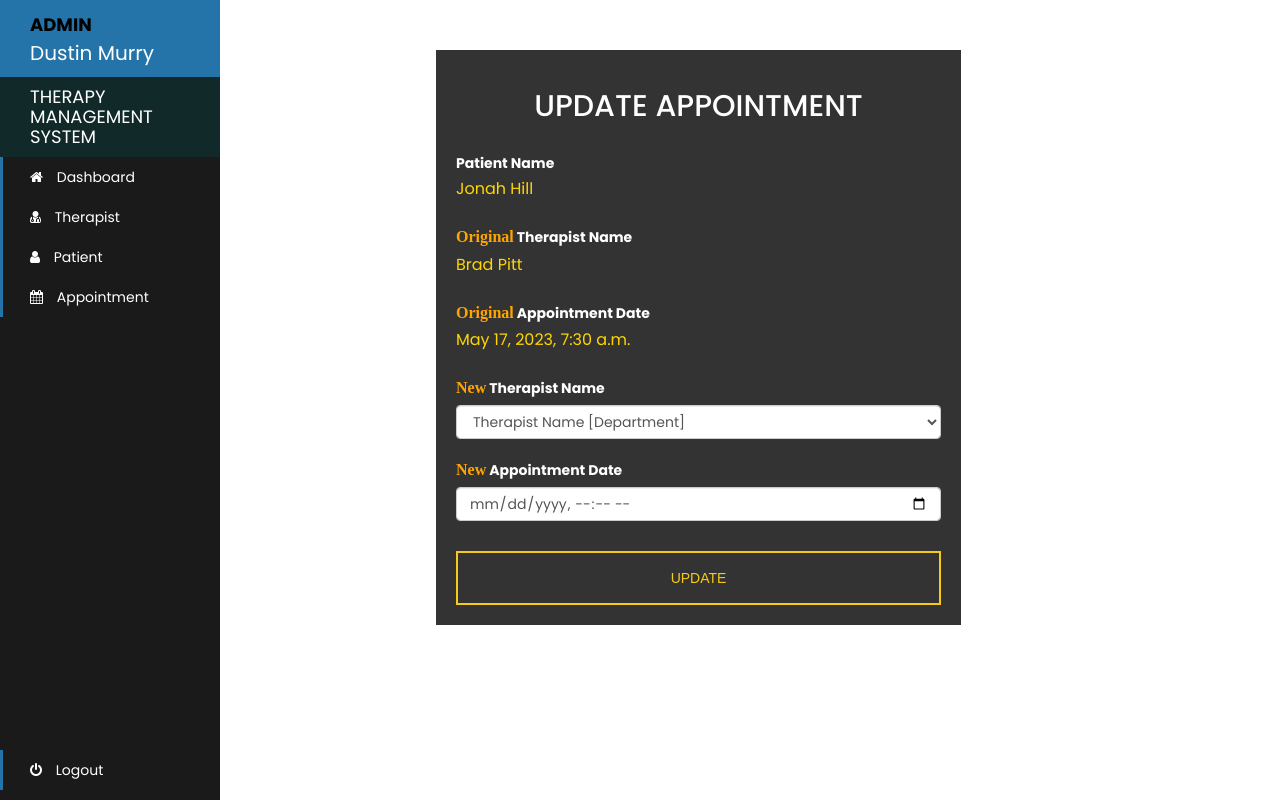
Page /update-admin-appointment/1 (signed in) on the committed database.
### therapy/models.py (models this page shows)
class Appointment(models.Model):
    patient_id = models.PositiveIntegerField(null=True)
    therapist_id = models.PositiveIntegerField(null=True)
    patientName = models.CharField(max_length=100, null=True)
    therapistName = models.CharField(max_length=100, null=True)
    appointmentDate = models.DateTimeField(auto_now=False)
    status = models.BooleanField(default=False)

### therapy/views.py (the view, shortened to what this page needs)
# urls.py: path('update-admin-appointment/<int:pk>', views.update_admin_appointment_view, name='update-admin-appointment'),
@login_required(login_url='adminlogin')
@user_passes_test(admin_verified)
def update_admin_appointment_view(request, pk):
    appointment = models.Appointment.objects.get(id=pk)
    appointmentForm = forms.AppointmentForm(request.FILES, instance=appointment)
    mydict = {'appointmentForm': appointmentForm, 'appointment': appointment}
    return render(request, 'therapy/admin_update_appointment.html', context=mydict)

### therapy/forms.py
class AppointmentForm(forms.ModelForm):
    therapist_id = forms.ModelChoiceField(
        queryset=models.Therapist.objects.all().filter(status=True),
        empty_label="Therapist Name [Department]",
        to_field_name="user_id"
    )
    patient_id = forms.ModelChoiceField(
        queryset=models.Patient.objects.all().filter(status=True),
        empty_label="Patient Name [Symptoms]",
        to_field_name="user_id"
    )
    appointmentDate = forms.DateTimeField(widget=forms.widgets.DateTimeInput(attrs={'type': 'datetime-local'}))
    class DateTimeInput(forms.DateTimeInput):
        input_type = 'datetime-local'
    class Meta:
        model = models.Appointment
        fields = [
            'status'
        ]

### therapy/models.py (called while the page is built)
    def __str__(self):
        return self.user.first_name + " " + self.user.last_name + " " + "[" + self.department + "]"

### therapy/views.py (called while the page is built)
def admin_verified(user):
    return user.groups.filter(name='ADMIN').exists()

### template/therapy/admin_update_appointment.html (shortened to what this page needs)
<!DOCTYPE html>
{% load static %}
{% load widget_tweaks %}
<html lang="en">
<head>
    <link rel="stylesheet" href="{% static '/style.css' %}">
    <link rel="stylesheet" href="https://stackpath.bootstrapcdn.com/bootstrap/4.2.1/css/bootstrap.min.css">
</head>
{% include "therapy/admin_navbar.html" %}
<body>
<form method="post" enctype="multipart/form-data">
    <div id="form">
      <div class="container">
        <div class="col-lg-6 col-lg-offset-3 col-md-6 col-md-offset-3 col-md-8 col-md-offset-2">
          <div id="myform">
            <div class="tc">
                <h2 class="text-uppercase text-center"> Update Appointment</h2><br>
                <form id="register">
                    <label style="color: white"><b>Patient Name</b></label>
                    <div>
                        <p style="font-size: 16px; color: gold">{{appointment.patientName}}</p>
                    </div><br>
                    <div>
                    <label style="color: white"><b><span style="color: orange; font-family: Copperplate Gothic; font-size: 16px">
                        Original</span> Therapist Name</b></label><br>
                        <p style="font-size: 16px; color: gold">{{appointment.therapistName}}</p>
                    </div><br>
                    <div>
                    <label style="color: white"><b><span style="color: orange; font-family: Copperplate Gothic; font-size: 16px">
                        Original</span> Appointment Date</b></label><br>
                        <p style="font-size: 16px; color: gold">{{appointment.appointmentDate}}</p>
                    </div><br>
                    <label style="color: white"><b><span style="color: orange; font-family: Copperplate Gothic; font-size: 16px">
                        New</span> Therapist Name</b></label>
                    <div>
                        {% render_field appointmentForm.therapist_id class="form-control" %}
                    </div><br>
                    <label style="color: white"><b><span style="color: orange; font-family: Copperplate Gothic; font-size: 16px">
                        New</span> Appointment Date</b></label>
                    <div>
                        {% render_field appointmentForm.appointmentDate class="form-control" %}
                    </div>
                    <div class="mt">
                        <button type="submit" class="btn btn-larger btn-block">
                            Update
                        </button>
                    </div>
                </form>
            </div>
          </div>
        </div>
      </div>
    </div>
</form>
</body>

### template/therapy/admin_navbar.html (shortened to what this page needs)
<!DOCTYPE html>
{% load static %}
<html lang="en">
<head>
  <link rel="stylesheet" href="https://maxcdn.bootstrapcdn.com/bootstrap/3.4.1/css/bootstrap.min.css">
  <link rel="stylesheet" href="https://cdnjs.cloudflare.com/ajax/libs/font-awesome/4.7.0/css/font-awesome.min.css">
</head>
<body>
<div class="sidebar-container">
  <div class="sidebar-logo">
    <span style="color: black; font-weight: bold; font-size: 18px">ADMIN</span><br>{{request.user.first_name}} {{request.user.last_name}}
  </div>
  <ul class="sidebar-navigation">
    <li class="header">Therapy Management System</li>
    <li>
      <a href="/admin-page">
        <i class="fa fa-home" aria-hidden="true"></i> Dashboard
      </a>
    </li>
    <li>
      <a href="/admin-therapist">
        <i class="fa fa-user-md" aria-hidden="true"></i> Therapist
      </a>
    </li>
    <li>
      <a href="/admin-patient">
        <i class="fa fa-user" aria-hidden="true"></i> Patient
      </a>
    </li>
    <li>
      <a href="/admin-appointment">
        <i class="fa fa-calendar" aria-hidden="true"></i> Appointment
      </a>
    </li>
  </ul>
  <ul class="logout">
    <li>
      <a href="/logged-out">
        <i class="fa fa-power-off" aria-hidden="true"></i> Logout
      </a>
    </li>
  </ul>
</div>
</body>
</html>

### static/style.css (style rules this page uses)
* { margin: 0; padding: 0; box-sizing: border-box; font-family: 'Poppins', sans-serif; }

### template/therapy/admin_update_appointment.html (style rules this page uses)
.btn-larger { padding: 15px 40px !important; border:2px solid #F7CA18 !important;; border-radius: 0px !important;; text-transform: uppercase; font-family: 'Dosis', sans-serif; font-size: 18px; font-weight: 300; color: #F7CA18; background-color: transparent; -webkit-transition: all .6s; -moz-transition: all .6s; transition: all .6s; }
div#form { margin-left: 10%; color: white; background-attachment: scroll; background-position: center; background-repeat: none; -webkit-background-size: cover; -moz-background-size: cover; background-size: cover; -o-background-size: cover; min-height:100%; }
#myform p { font-size: 14px; margin-bottom: 5px; }
#myform { background: rgba(0,0,0,0.8); margin: 20px 0 20px 0 }
@media (min-width: 768px) { #myform { background: rgba(0,0,0,0.8); margin: 50px 0 20px 0 } }
#myform .tc { padding: 20px }
.mt { margin-top: 30px }

### template/therapy/admin_navbar.html (style rules this page uses)
.sidebar-container { position: fixed; width: 220px; height: 100%; left: 0; overflow-x: hidden; overflow-y: auto; background: #1a1a1a; color: white; }
.sidebar-logo { padding: 10px 15px 10px 30px; font-size: 20px; background-color: #2574A9; }
.sidebar-navigation { padding: 0; margin: 0; list-style-type: none; position: relative; }
.sidebar-navigation li { background-color: transparent; position: relative; display: inline-block; width: 100%; line-height: 20px; }
.sidebar-navigation li a { padding: 10px 15px 10px 30px; display: block; color: white; }
.sidebar-navigation li .fa { margin-right: 10px; }
.sidebar-navigation li::before { background-color: #2574A9; position: absolute; content: ''; height: 100%; left: 0; top: 0; -webkit-transition: width 0.2s ease-in; transition: width 0.2s ease-in; width: 3px; z-index: -1; }
.sidebar-navigation .header { font-size: 18px; text-transform: uppercase; background-color: rgba(2, 76, 76, 0.3); padding: 10px 15px 10px 30px; }
.sidebar-navigation .header::before { background-color: transparent; }
.logout { position:absolute; left:0; bottom:0; }
.logout li { background-color: transparent; position: relative; display: inline-block; width: 100%; line-height: 20px; }
.logout li a { padding: 10px 15px 10px 30px; display: block; color: white; }
.logout li .fa { margin-right: 10px; }
.logout li::before { background-color: #2574A9; position: absolute; content: ''; height: 100%; left: 0; top: 0; -webkit-transition: width 0.2s ease-in; transition: width 0.2s ease-in; width: 3px; z-index: -1; }

### rows in the picture
Appointment: patientName "Jonah Hill", therapistName "Brad Pitt", appointmentDate "May 17, 2023, 7:30 a.m.", therapist_id "Therapist Name [Department]"

### other values in the picture
{{ request.user.first_name }} "Dustin"
{{ request.user.last_name }} "Murry"
